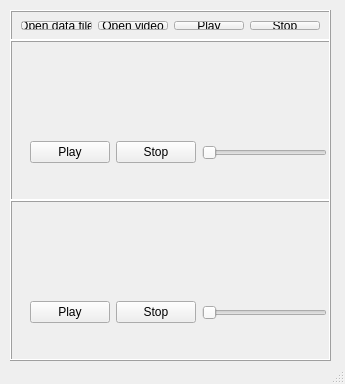
<?xml version="1.0" encoding="UTF-8"?>
<ui version="4.0">
 <class>MainWindow</class>
 <widget class="QMainWindow" name="MainWindow">
  <property name="geometry">
   <rect>
    <x>0</x>
    <y>0</y>
    <width>345</width>
    <height>384</height>
   </rect>
  </property>
  <property name="windowTitle">
   <string>MainWindow</string>
  </property>
  <widget class="QWidget" name="centralwidget">
   <widget class="QFrame" name="area1">
    <property name="geometry">
     <rect>
      <x>10</x>
      <y>10</y>
      <width>321</width>
      <height>31</height>
     </rect>
    </property>
    <property name="acceptDrops">
     <bool>false</bool>
    </property>
    <property name="frameShape">
     <enum>QFrame::Box</enum>
    </property>
    <property name="frameShadow">
     <enum>QFrame::Raised</enum>
    </property>
    <layout class="QHBoxLayout" name="horizontalLayout">
     <item>
      <widget class="QPushButton" name="open_data_button">
       <property name="text">
        <string>Open data file</string>
       </property>
      </widget>
     </item>
     <item>
      <widget class="QPushButton" name="open_video_button">
       <property name="text">
        <string>Open video</string>
       </property>
      </widget>
     </item>
     <item>
      <widget class="QPushButton" name="play_button">
       <property name="text">
        <string>Play</string>
       </property>
      </widget>
     </item>
     <item>
      <widget class="QPushButton" name="stop_button">
       <property name="text">
        <string>Stop</string>
       </property>
      </widget>
     </item>
    </layout>
   </widget>
   <widget class="QFrame" name="area2">
    <property name="geometry">
     <rect>
      <x>10</x>
      <y>40</y>
      <width>321</width>
      <height>161</height>
     </rect>
    </property>
    <property name="frameShape">
     <enum>QFrame::Box</enum>
    </property>
    <property name="frameShadow">
     <enum>QFrame::Raised</enum>
    </property>
    <layout class="QVBoxLayout" name="verticalLayout">
     <property name="sizeConstraint">
      <enum>QLayout::SetDefaultConstraint</enum>
     </property>
     <item>
      <widget class="QFrame" name="verticalFrame">
       <layout class="QVBoxLayout" name="verticalLayout_2"/>
      </widget>
     </item>
     <item>
      <widget class="QFrame" name="button_area2">
       <property name="sizePolicy">
        <sizepolicy hsizetype="Preferred" vsizetype="Preferred">
         <horstretch>0</horstretch>
         <verstretch>0</verstretch>
        </sizepolicy>
       </property>
       <property name="minimumSize">
        <size>
         <width>315</width>
         <height>75</height>
        </size>
       </property>
       <property name="maximumSize">
        <size>
         <width>315</width>
         <height>75</height>
        </size>
       </property>
       <layout class="QHBoxLayout" name="horizontalLayout_5">
        <item>
         <widget class="QPushButton" name="play_button_area2">
          <property name="text">
           <string>Play</string>
          </property>
         </widget>
        </item>
        <item>
         <widget class="QPushButton" name="stop_button_area2">
          <property name="text">
           <string>Stop</string>
          </property>
         </widget>
        </item>
        <item>
         <widget class="QSlider" name="horizontalSlider">
          <property name="orientation">
           <enum>Qt::Horizontal</enum>
          </property>
         </widget>
        </item>
       </layout>
      </widget>
     </item>
    </layout>
   </widget>
   <widget class="QFrame" name="area3">
    <property name="geometry">
     <rect>
      <x>10</x>
      <y>200</y>
      <width>321</width>
      <height>161</height>
     </rect>
    </property>
    <property name="frameShape">
     <enum>QFrame::Box</enum>
    </property>
    <property name="frameShadow">
     <enum>QFrame::Raised</enum>
    </property>
    <layout class="QVBoxLayout" name="verticalLayout_3">
     <property name="sizeConstraint">
      <enum>QLayout::SetDefaultConstraint</enum>
     </property>
     <item>
      <widget class="QFrame" name="verticalFrame_2">
       <layout class="QVBoxLayout" name="verticalLayout_4"/>
      </widget>
     </item>
     <item>
      <widget class="QFrame" name="button_area3">
       <property name="sizePolicy">
        <sizepolicy hsizetype="Preferred" vsizetype="Preferred">
         <horstretch>0</horstretch>
         <verstretch>0</verstretch>
        </sizepolicy>
       </property>
       <property name="minimumSize">
        <size>
         <width>315</width>
         <height>75</height>
        </size>
       </property>
       <property name="maximumSize">
        <size>
         <width>315</width>
         <height>75</height>
        </size>
       </property>
       <layout class="QHBoxLayout" name="horizontalLayout_6">
        <item>
         <widget class="QPushButton" name="play_button_area3">
          <property name="text">
           <string>Play</string>
          </property>
         </widget>
        </item>
        <item>
         <widget class="QPushButton" name="stop_button_area3">
          <property name="text">
           <string>Stop</string>
          </property>
         </widget>
        </item>
        <item>
         <widget class="QSlider" name="horizontalSlider_2">
          <property name="orientation">
           <enum>Qt::Horizontal</enum>
          </property>
         </widget>
        </item>
       </layout>
      </widget>
     </item>
    </layout>
   </widget>
  </widget>
  <widget class="QStatusBar" name="statusbar"/>
 </widget>
 <resources/>
 <connections/>
</ui>
